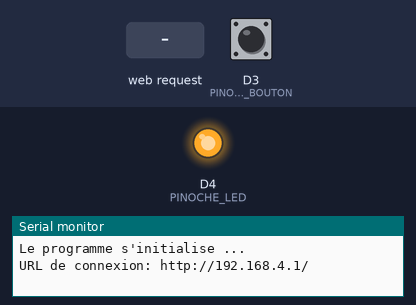
Simulated run of this sketch. Board: ESP8266 (NodeMCU). Parts: output pins drawn as LEDs (lit = HIGH), the last lines printed to the serial monitor. Inputs (shaded band) come from the test bench; at power-on: D3 (PINOCHE_BOUTON) HIGH.

Above: at 1.2 s.
1.3 s: D3 (PINOCHE_BOUTON) pulled LOW for 0.15 s
At 1.6 s:
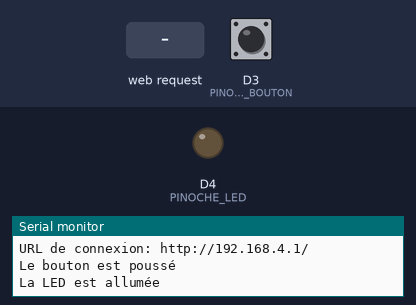
4.4 s: D3 (PINOCHE_BOUTON) pulled LOW for 1 s
At 5.1 s:
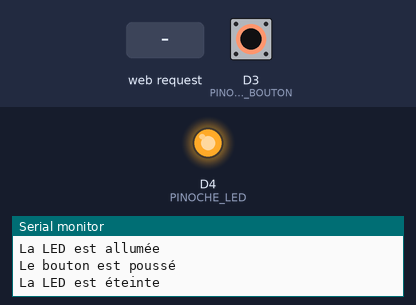
6.9 s: D3 (PINOCHE_BOUTON) pulled LOW for 3.2 s
At 8.2 s:
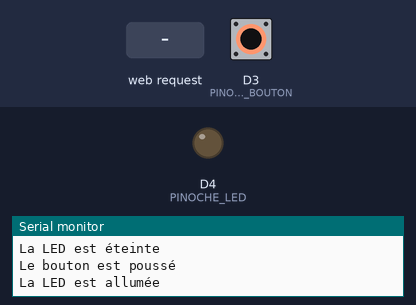
11.6 s: HTTP request GET /LED=OFF received
At 12.8 s:
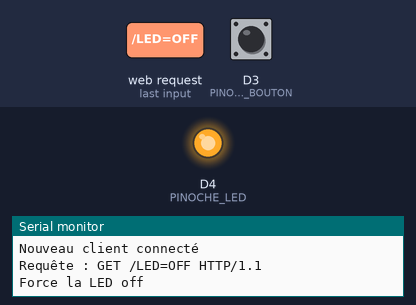
13.1 s: HTTP request GET /LED=INVERSE received
At 14.3 s:
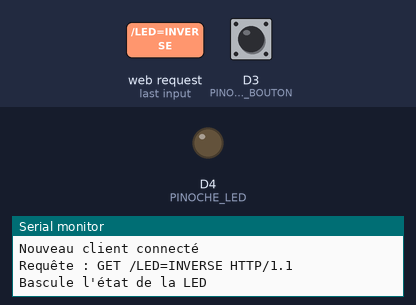
Timing chart, 0 to 15.6 s (numbered marks = the images above; inputs shaded):
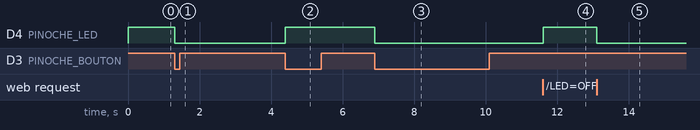

The sketch:

10-WebLedBouton.ino
```cpp
// (licence header left out)
#define DEBUG                                               // Trace des états et actions

#define PINOCHE_BOUTON D3                                   // Entrée ESP du bouton
#define PINOCHE_LED D4                                      // Sortie ESP de la LED
#define BOUTON_PULL_UP false                                // Bouton sans tirage au niveau haut
#define BOUTON_ANTI_REBOND (50)                             // Anti-rebond à 50 ms
#define BOUTON_BAS true                                     // Bouton actif au niveau bas
#define ALLUME_LED LOW                                      // LED allumée à l'état BAS
#define ETEINS_LED HIGH                                     // LED éteinte à l'état HAUT

#include <EasyButton.h>                                     // Librairie Easy Button
#include <ESP8266WiFi.h>                                    // Librairie Wifi

// Définition du nom du point d'accès à créer
const char* ssid = "WIFI_SERVEUR_WEB";
const char* password = "PASSWORD";

// Classe serveur Web
WiFiServer serveurWeb(80);                                  // Utiliser le port 80

// Classe client Web
WiFiClient clientWeb;

// Variables
int etatLed = ETEINS_LED;                                   // État initial de la LED

// Classe Easy Button
EasyButton bouton(PINOCHE_BOUTON, BOUTON_ANTI_REBOND, BOUTON_BAS, BOUTON_PULL_UP);

// Routine activée lors de l'appui sur le bouton
void appuiBouton() {
    #ifdef DEBUG
        Serial.println("Le bouton est poussé");             // Tracer l'état du bouton
    #endif
    etatLed = ! etatLed;                                    // Oui, inverser l'état de la LED
    digitalWrite(PINOCHE_LED, etatLed);                     // Écrire le nouvel état de la LED
    #ifdef DEBUG
        if (etatLed == ALLUME_LED) {                        // Est-ce que la LED est allumée ?
            Serial.println("La LED est allumée");
        } else {
            Serial.println("La LED est éteinte");
        }
    #endif
}

// Initialisation au lancement du programme
void setup() {
    #ifdef DEBUG
        Serial.begin(74880);                                // Initialise le port série à 74880 bds (~ 7.500 caractères par seconde)
        Serial.println("Le programme s'initialise ...");
    #endif
    digitalWrite(PINOCHE_LED, ETEINS_LED);                  // Éteins la LED
    pinMode(PINOCHE_LED, OUTPUT);                           // Définit la pinoche de la LED en sortie
    bouton.begin();                                         // Lance la gestion du bouton
    bouton.onPressed(appuiBouton);                          // Routine à appeler lors de l'appui sur le bouton
    WiFi.softAP(ssid, password);                            // Démarrer un point d'accès Wifi

    #ifdef DEBUG
        Serial.print("URL de connexion: http://");
        Serial.print(WiFi.softAPIP());                      // Afficher l'adresse IP de ce serveur
        Serial.println("/");
    #endif
    serveurWeb.begin();                                     // Lancer le serveur Web
}

// Boucle permanente
void loop() {
    bouton.read();                                          // Passer la main à la classe EasyButton
    clientWeb = serveurWeb.available();                     // Est-ce qu'on a un client?
    if (clientWeb) {                                        // Oui, on a un client
        #ifdef DEBUG
            Serial.println("Nouveau client connecté");
        #endif
        String requete = clientWeb.readStringUntil('\r');   // Lire la requête
        #ifdef DEBUG
            Serial.print("Requête : ");
            Serial.println(requete);                        // Afficher la requête
        #endif
        clientWeb.flush();                                  // Vide le buffer des infos restantes

        if (requete.indexOf("/LED=ON") >= 0 ) {             // "/LED=ON" dans la requête ?
            #ifdef DEBUG
                Serial.println("Force la LED on");
            #endif
            etatLed = ALLUME_LED;                           // Allumer la LED
            digitalWrite(PINOCHE_LED, etatLed);             // Écrire le nouvel état de la LED
        }
        if (requete.indexOf("/LED=OFF") >= 0 ) {            // "/LED=OFF" dans la requête ?
            #ifdef DEBUG
                Serial.println("Force la LED off");
            #endif
            etatLed = ETEINS_LED;                           // Éteindre la LED
            digitalWrite(PINOCHE_LED, etatLed);             // Écrire le nouvel état de la LED
        }
        if (requete.indexOf("/LED=INVERSE") >= 0 ) {        // "/LED=INVERSE" dans la requête ?
            #ifdef DEBUG
                Serial.println("Bascule l'état de la LED");
            #endif
            etatLed = ! etatLed;                            // Inverser l'état de la LED
            digitalWrite(PINOCHE_LED, etatLed);             // Écrire le nouvel état de la LED
        }
        clientWeb.println("HTTP/1.1 200 OK");               // Envoyer le statut de la demande
        clientWeb.println("Content-Type: text/html");       // Type de message
        clientWeb.println("");                              // Fin de l'entête
        clientWeb.println("<!DOCTYPE HTML>");               // Document de type HTML
        clientWeb.println("<meta charset=\"UTF-8\">");      // Indiquer qu'on utilise des caractères accentués
        clientWeb.println("<html>");                        // Début du HTML
        clientWeb.println("Bienvenue sur le serveur Web de test du FabLab !<br>");  // Message
        clientWeb.print("Vous avez envoyé : ");
        clientWeb.println(requete);
        clientWeb.print("<br>La LED est ");
        clientWeb.println(etatLed == ALLUME_LED ? "allumée":"éteinte");
        clientWeb.println("</html>");                       // Fin du HTML
    }
}
```

Measured:
- after the input at 1.3 s, D4 (PINOCHE_LED): HIGH → LOW at once
- after the input at 4.4 s, D4 (PINOCHE_LED): LOW → HIGH at once
- after the input at 6.9 s, D4 (PINOCHE_LED): HIGH → LOW at once
- after the input at 11.6 s, D4 (PINOCHE_LED): LOW → HIGH at once
- after the input at 13.1 s, D4 (PINOCHE_LED): HIGH → LOW at once
